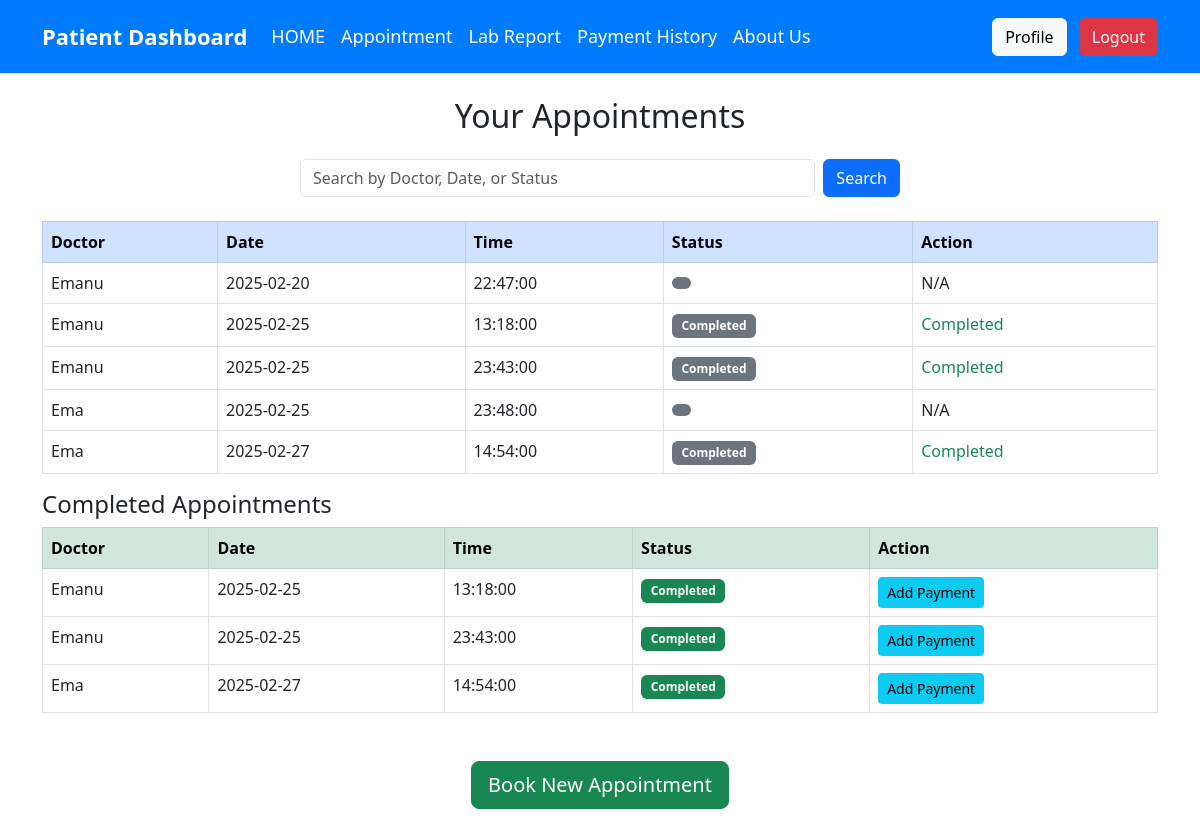
The page /appointments.php (signed in) on the database its author committed.
### tables this page shows
CREATE TABLE `appointments` (
  `id` int(11) NOT NULL,
  `patient_id` int(11) NOT NULL,
  `appointment_date` date NOT NULL,
  `appointment_time` time NOT NULL,
  `status` enum('Scheduled','Cancelled','Completed') DEFAULT 'Scheduled',
  `created_at` timestamp NOT NULL DEFAULT current_timestamp(),
  `doctor_id` int(11) NOT NULL,
  `notes` text DEFAULT NULL,
  `doctor_name` varchar(100) DEFAULT NULL
);

CREATE TABLE `staff` (
  `id` int(11) NOT NULL,
  `name` varchar(255) NOT NULL,
  `email` varchar(255) NOT NULL,
  `password` varchar(255) NOT NULL,
  `role` enum('Doctor','Nurse','Receptionist','Admin') NOT NULL,
  `specialization` varchar(50) DEFAULT NULL,
  `created_at` timestamp NOT NULL DEFAULT current_timestamp(),
  `status` enum('active','inactive') DEFAULT 'active'
);

### appointments.php (the view, shortened to what this page needs)
<?php
include 'db/config.php';
$patient_id = $_SESSION['user_id'];
$search_query = "";
$search_params = [];
$param_types = "i";
$sql = "SELECT
            appointments.id,
            appointments.appointment_date,
            appointments.appointment_time,
            appointments.status,
            staff.name AS doctor_name
        FROM appointments
        JOIN staff ON appointments.doctor_id = staff.id
        WHERE appointments.patient_id = ?" . $search_query . "
        ORDER BY appointments.appointment_date, appointments.appointment_time";
$stmt = $conn->prepare($sql);
$params = array_merge([$patient_id], $search_params);
$stmt->bind_param($param_types, ...$params);
$stmt->execute();
$result = $stmt->get_result();
?>
<!DOCTYPE html>
<html lang="en">
<head>
    <link href="https://cdn.jsdelivr.net/npm/bootstrap@5.3.0/dist/css/bootstrap.min.css" rel="stylesheet">
    <link rel="stylesheet" href="assets\css\appointments styles.css">
</head>
<body>
<nav class="navbar navbar-expand-lg navbar-custom">
    <div class="container">
        <a class="navbar-brand" href="home.php">Patient Dashboard</a>
        <div class="collapse navbar-collapse" id="navbarNav">
            <ul class="navbar-nav me-auto">
                <li class="nav-item">
                    <a class="nav-link" href="home.php">HOME</a>
                </li>
                <li class="nav-item">
                    <a class="nav-link active" href="appointments.php">Appointment</a>
                </li>
                <li class="nav-item">
                    <a class="nav-link" href="lab_reports.php">Lab Report</a>
                </li>
                <li class="nav-item">
                    <a class="nav-link" href="payment_history.php">Payment History</a>
                </li>
                <li class="nav-item">
                    <a class="nav-link" href="about.php">About Us</a>
                </li>
            </ul>
            <div>
                <a class="btn btn-light me-2" href="profile.php">Profile</a>
                <a class="btn btn-danger" href="logout.php">Logout</a>
            </div>
        </div>
    </div>
</nav>
<div class="container mt-4 section-container">
    <h2 class="text-center mb-4">Your Appointments</h2>
    <form class="d-flex mb-4 search-form" action="" method="get">
        <input class="form-control me-2" type="text" name="search" placeholder="Search by Doctor, Date, or Status" value="<?php echo isset($_GET['search']) ? htmlspecialchars($_GET['search']) : ''; ?>">
        <button class="btn btn-primary btn-action" type="submit" data-bs-toggle="tooltip" title="Search appointments">Search</button>
    </form>
    <div class="table-container">
        <table class="table table-bordered table-hover">
            <thead class="table-primary">
                <tr>
                    <th>Doctor</th>
                    <th>Date</th>
                    <th>Time</th>
                    <th>Status</th>
                    <th>Action</th>
                </tr>
            </thead>
            <tbody>
                <?php while ($row = $result->fetch_assoc()) { ?>
                    <tr>
                        <td><?php echo htmlspecialchars($row['doctor_name']); ?></td>
                        <td><?php echo htmlspecialchars($row['appointment_date']); ?></td>
                        <td><?php echo htmlspecialchars($row['appointment_time']); ?></td>
                        <td>
                            <span class="badge status-badge <?php echo $row['status'] == 'Scheduled' ? 'bg-success' : 'bg-secondary'; ?>">
                                <?php echo htmlspecialchars($row['status']); ?>
                            </span>
                        </td>
                        <td>
                            <?php if ($row['status'] == 'Scheduled') { ?>
                                <a href="cancel_appointment.php?id=<?php echo $row['id']; ?>"
                                   class="btn btn-danger btn-sm me-2 btn-action cancel-appointment"
                                   data-bs-toggle="tooltip"
                                   title="Cancel this appointment">
                                    Cancel
                                </a>
                            <?php } else if ($row['status'] == 'Completed') { ?>
                                <span class="text-success">Completed</span>
                            <?php } else { ?>
                                <span>N/A</span>
                            <?php } ?>
                        </td>
                    </tr>
                <?php } ?>
            </tbody>
        </table>
    </div>
    <div class="section-container">
        <h4>Completed Appointments</h4>
        <div class="table-container">
            <table class="table table-bordered table-hover">
                <thead class="table-success">
                    <tr>
                        <th>Doctor</th>
                        <th>Date</th>
                        <th>Time</th>
                        <th>Status</th>
                        <th>Action</th>
                    </tr>
                </thead>
                <tbody>
                    <?php $stmt->execute();
                    $result = $stmt->get_result();
                    while ($row = $result->fetch_assoc()) {
                        if ($row['status'] == 'Completed') {
                            $completedFound = true; ?>
                        <tr>
                            <td><?php echo htmlspecialchars($row['doctor_name']); ?></td>
                            <td><?php echo htmlspecialchars($row['appointment_date']); ?></td>
                            <td><?php echo htmlspecialchars($row['appointment_time']); ?></td>
                            <td><span class="badge status-badge bg-success">Completed</span></td>
                            <td>
                                <a href="completed_payment_form.php?id=<?php echo $row['id']; ?>" class="btn btn-info btn-sm btn-action" data-bs-toggle="tooltip" title="Make payment for this appointment">
                                    Add Payment
                                </a>
                            </td>
                        </tr>
                    <?php } } ?>
                </tbody>
            </table>
        </div>
    </div>
    <div class="text-center mt-4">
        <a href="book_appointment.php" class="btn btn-success btn-lg btn-action" data-bs-toggle="tooltip" title="Schedule a new appointment">Book New Appointment</a>
    </div>
</div>
</body>
</html>

### assets/css/appointments styles.css (style rules this page uses)
.navbar-custom { background-color: #007bff; padding: 15px; }
.navbar-custom .nav-link { color: white !important; font-size: 18px; transition: 0.3s; }
.navbar-brand { font-size: 22px; font-weight: bold; color: white !important; }
.table-primary { background-color: #e6f2ff; }
.table-success { background-color: #e6fff2; }
.badge.bg-success { padding: 0.5em 0.8em; }
.badge.bg-secondary { padding: 0.5em 0.8em; }
.btn-action { transition: all 0.3s; }
.search-form { max-width: 600px; margin: 0 auto 2rem auto; }
.section-container { margin-bottom: 3rem; }

### rows shown on the page
appointments: staff.name "Emanu", appointment_date "2025-02-20", appointment_time "22:47:00", status "N/A"
appointments: staff.name "Emanu", appointment_date "2025-02-25", appointment_time "13:18:00", status "Completed"
appointments: staff.name "Emanu", appointment_date "2025-02-25", appointment_time "23:43:00", status "Completed"
appointments: staff.name "Ema", appointment_date "2025-02-25", appointment_time "23:48:00", status "N/A"
appointments: staff.name "Ema", appointment_date "2025-02-27", appointment_time "14:54:00", status "Completed"
